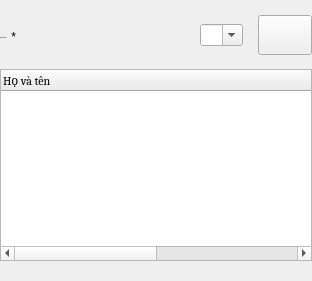
                            <widget class="QWidget" name="widget_26" native="true">
                             <property name="sizePolicy">
                              <sizepolicy hsizetype="Expanding" vsizetype="Preferred">
                               <horstretch>0</horstretch>
                               <verstretch>0</verstretch>
                              </sizepolicy>
                             </property>
                             <property name="minimumSize">
                              <size>
                               <width>0</width>
                               <height>0</height>
                              </size>
                             </property>
                             <property name="maximumSize">
                              <size>
                               <width>16777215</width>
                               <height>16777215</height>
                              </size>
                             </property>
                             <layout class="QVBoxLayout" name="verticalLayout_12">
                              <property name="spacing">
                               <number>0</number>
                              </property>
                              <property name="leftMargin">
                               <number>0</number>
                              </property>
                              <property name="topMargin">
                               <number>0</number>
                              </property>
                              <property name="rightMargin">
                               <number>0</number>
                              </property>
                              <property name="bottomMargin">
                               <number>0</number>
                              </property>
                              <item>
                               <widget class="QWidget" name="widget_14" native="true">
                                <layout class="QHBoxLayout" name="horizontalLayout_14">
                                 <property name="spacing">
                                  <number>0</number>
                                 </property>
                                 <property name="leftMargin">
                                  <number>0</number>
                                 </property>
                                 <property name="topMargin">
                                  <number>0</number>
                                 </property>
                                 <property name="rightMargin">
                                  <number>0</number>
                                 </property>
                                 <property name="bottomMargin">
                                  <number>0</number>
                                 </property>
                                 <item>
                                  <layout class="QHBoxLayout" name="formInput_5">
                                   <property name="spacing">
                                    <number>0</number>
                                   </property>
                                   <property name="topMargin">
                                    <number>0</number>
                                   </property>
                                   <item alignment="Qt::AlignTop">
                                    <widget class="QWidget" name="label_product_1" native="true">
                                     <property name="minimumSize">
                                      <size>
                                       <width>200</width>
                                       <height>0</height>
                                      </size>
                                     </property>
                                     <property name="maximumSize">
                                      <size>
                                       <width>200</width>
                                       <height>16777215</height>
                                      </size>
                                     </property>
                                     <layout class="QHBoxLayout" name="horizontalLayout_2">
                                      <property name="spacing">
                                       <number>0</number>
                                      </property>
                                      <property name="leftMargin">
                                       <number>0</number>
                                      </property>
                                      <property name="topMargin">
                                       <number>30</number>
                                      </property>
                                      <property name="rightMargin">
                                       <number>0</number>
                                      </property>
                                      <property name="bottomMargin">
                                       <number>0</number>
                                      </property>
                                      <item>
                                       <widget class="QLabel" name="label_2">
                                        <property name="font">
                                         <font>
                                          <family>Cambria</family>
                                          <pointsize>-1</pointsize>
                                          <weight>50</weight>
                                          <bold>false</bold>
                                         </font>
                                        </property>
                                        <property name="text">
                                         <string>Người đặt hàng</string>
                                        </property>
                                       </widget>
                                      </item>
                                      <item>
                                       <widget class="QLabel" name="label_required_1">
                                        <property name="sizePolicy">
                                         <sizepolicy hsizetype="Expanding" vsizetype="Preferred">
                                          <horstretch>0</horstretch>
                                          <verstretch>0</verstretch>
                                         </sizepolicy>
                                        </property>
                                        <property name="text">
                                         <string> *</string>
                                        </property>
                                       </widget>
                                      </item>
                                     </layout>
                                    </widget>
                                   </item>
                                   <item>
                                    <widget class="QWidget" name="widget_15" native="true">
                                     <property name="maximumSize">
                                      <size>
                                       <width>16777215</width>
                                       <height>16777215</height>
                                      </size>
                                     </property>
                                     <layout class="QVBoxLayout" name="verticalLayout_16">
                                      <property name="spacing">
                                       <number>0</number>
                                      </property>
                                      <property name="leftMargin">
                                       <number>0</number>
                                      </property>
                                      <property name="topMargin">
                                       <number>15</number>
                                      </property>
                                      <property name="rightMargin">
                                       <number>0</number>
                                      </property>
                                      <property name="bottomMargin">
                                       <number>0</number>
                                      </property>
                                      <item>
                                       <widget class="QWidget" name="widget_29" native="true">
                                        <layout class="QVBoxLayout" name="verticalLayout_22">
                                         <property name="spacing">
                                          <number>0</number>
                                         </property>
                                         <property name="leftMargin">
                                          <number>0</number>
                                         </property>
                                         <property name="topMargin">
                                          <number>0</number>
                                         </property>
                                         <property name="rightMargin">
                                          <number>0</number>
                                         </property>
                                         <property name="bottomMargin">
                                          <number>0</number>
                                         </property>
                                         <item>
                                          <layout class="QHBoxLayout" name="horizontalLayout_30">
                                           <property name="spacing">
                                            <number>15</number>
                                           </property>
                                           <property name="bottomMargin">
                                            <number>0</number>
                                           </property>
                                           <item>
                                            <widget class="QComboBox" name="user_le">
                                             <property name="font">
                                              <font>
                                               <family>Cambria Math</family>
                                               <pointsize>-1</pointsize>
                                              </font>
                                             </property>
                                             <property name="mouseTracking">
                                              <bool>false</bool>
                                             </property>
                                             <property name="focusPolicy">
                                              <enum>Qt::StrongFocus</enum>
                                             </property>
                                             <property name="editable">
                                              <bool>true</bool>
                                             </property>
                                             <property name="placeholderText" stdset="0">
                                              <string>Tìm theo tên, số điện thoại,...</string>
                                             </property>
                                            </widget>
                                           </item>
                                           <item>
                                            <widget class="QPushButton" name="btn_add_order_user">
                                             <property name="minimumSize">
                                              <size>
                                               <width>54</width>
                                               <height>40</height>
                                              </size>
                                             </property>
                                             <property name="maximumSize">
                                              <size>
                                               <width>46</width>
                                               <height>16777215</height>
                                              </size>
                                             </property>
                                             <property name="font">
                                              <font>
                                               <family>Cambria</family>
                                               <pointsize>-1</pointsize>
                                              </font>
                                             </property>
                                             <property name="cursor">
                                              <cursorShape>PointingHandCursor</cursorShape>
                                             </property>
                                             <property name="text">
                                              <string/>
                                             </property>
                                             <property name="icon">
                                              <iconset resource="../resource.qrc">
                                               <normaloff>:/icon/resources/icon/multiple-images.svg</normaloff>:/icon/resources/icon/multiple-images.svg</iconset>
                                             </property>
                                             <property name="iconSize">
                                              <size>
                                               <width>24</width>
                                               <height>24</height>
                                              </size>
                                             </property>
                                            </widget>
                                           </item>
                                          </layout>
                                         </item>
                                        </layout>
                                       </widget>
                                      </item>
                                      <item>
                                       <widget class="QLabel" name="error_user">
                                        <property name="text">
                                         <string/>
                                        </property>
                                        <property name="margin">
                                         <number>0</number>
                                        </property>
                                       </widget>
                                      </item>
                                     </layout>
                                    </widget>
                                   </item>
                                  </layout>
                                 </item>
                                </layout>
                               </widget>
                              </item>
                              <item>
                               <widget class="QWidget" name="table_info_user_container" native="true">
                                <property name="minimumSize">
                                 <size>
                                  <width>0</width>
                                  <height>100</height>
                                 </size>
                                </property>
                                <layout class="QVBoxLayout" name="verticalLayout_18">
                                 <property name="spacing">
                                  <number>0</number>
                                 </property>
                                 <property name="leftMargin">
                                  <number>0</number>
                                 </property>
                                 <property name="topMargin">
                                  <number>0</number>
                                 </property>
                                 <property name="rightMargin">
                                  <number>0</number>
                                 </property>
                                 <property name="bottomMargin">
                                  <number>20</number>
                                 </property>
                                 <item>
                                  <widget class="QTableWidget" name="table_info_user">
                                   <property name="minimumSize">
                                    <size>
                                     <width>0</width>
                                     <height>80</height>
                                    </size>
                                   </property>
                                   <property name="frameShape">
                                    <enum>QFrame::StyledPanel</enum>
                                   </property>
                                   <property name="frameShadow">
                                    <enum>QFrame::Sunken</enum>
                                   </property>
                                   <property name="showGrid">
                                    <bool>true</bool>
                                   </property>
                                   <property name="gridStyle">
                                    <enum>Qt::CustomDashLine</enum>
                                   </property>
                                   <property name="rowCount">
                                    <number>0</number>
                                   </property>
                                   <attribute name="horizontalHeaderDefaultSectionSize">
                                    <number>350</number>
                                   </attribute>
                                   <attribute name="horizontalHeaderStretchLastSection">
                                    <bool>true</bool>
                                   </attribute>
                                   <attribute name="verticalHeaderVisible">
                                    <bool>false</bool>
                                   </attribute>
                                   <attribute name="verticalHeaderHighlightSections">
                                    <bool>false</bool>
                                   </attribute>
                                   <column>
                                    <property name="text">
                                     <string>Họ và tên</string>
                                    </property>
                                    <property name="font">
                                     <font>
                                      <family>Cambria</family>
                                     </font>
                                    </property>
                                    <property name="textAlignment">
                                     <set>AlignLeading|AlignVCenter</set>
                                    </property>
                                   </column>
                                   <column>
                                    <property name="text">
                                     <string>Tài khoản</string>
                                    </property>
                                    <property name="font">
                                     <font>
                                      <family>Cambria</family>
                                     </font>
                                    </property>
                                    <property name="textAlignment">
                                     <set>AlignLeading|AlignVCenter</set>
                                    </property>
                                   </column>
                                  </widget>
                                 </item>
                                </layout>
                               </widget>
                              </item>
                             </layout>
                            </widget>
